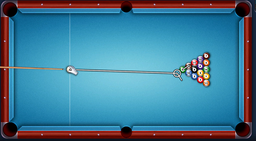
#> input picture test.png, 256 x 141 px, shrunk from 1600 x 880 before the run
$ python test.py
#> lines starting #> are read from the running program, lines starting #| are printed output that depends on the picture; after the words box and inside, x2 and y2 are one past the last pixel; in counts of white or black regions, pixels touching at a corner belong together
import cv2
import math
import numpy as np

def get_lines(lines_in):
    if cv2.__version__ < '3.0':
        return lines_in[0]
    return [l[0] for l in lines_in]


def process_lines(img):
    #img = mpimg.imread(image_src)
    gray = cv2.cvtColor(img,cv2.COLOR_BGR2GRAY)

    ret, thresh1 = cv2.threshold(gray,127,255,cv2.THRESH_BINARY)

    thresh1 = cv2.bitwise_not(thresh1)

    edges = cv2.Canny(thresh1, threshold1=50, threshold2=200, apertureSize = 3)

    lines = cv2.HoughLinesP(thresh1, rho=1, theta=np.pi/180, threshold=50,
                            minLineLength=50, maxLineGap=2)

    # l[0] - line; l[1] - angle
    for line in get_lines(lines):
        leftx, boty, rightx, topy = line
        cv2.line(img, (leftx, boty), (rightx,topy), (0,0,255), 6)

    # merge lines

    #------------------
    # prepare
    _lines = []
    for _line in get_lines(lines):
        _lines.append([(_line[0], _line[1]),(_line[2], _line[3])])

    # sort
    _lines_x = []
    _lines_y = []
    for line_i in _lines:
        orientation_i = math.atan2((line_i[0][1]-line_i[1][1]),(line_i[0][0]-line_i[1][0]))
        if (abs(math.degrees(orientation_i)) > 45) and abs(math.degrees(orientation_i)) < (90+45):
            _lines_y.append(line_i)
        else:
            _lines_x.append(line_i)

    _lines_x = sorted(_lines_x, key=lambda _line: _line[0][0])
    _lines_y = sorted(_lines_y, key=lambda _line: _line[0][1])

    merged_lines_x = merge_lines_pipeline_2(_lines_x)
    merged_lines_y = merge_lines_pipeline_2(_lines_y)

    merged_lines_all = []
    merged_lines_all.extend(merged_lines_x)
    merged_lines_all.extend(merged_lines_y)
    print("process groups lines", len(_lines), len(merged_lines_all))
    img_merged_lines = img
    for line in merged_lines_all:
        cv2.line(img_merged_lines, (line[0][0], line[0][1]), (line[1][0],line[1][1]), (0,0,255), 6)


    cv2.imwrite('lines_gray.jpg',gray)
    cv2.imwrite('lines_thresh.jpg',thresh1)
    cv2.imwrite('lines_edges.jpg',edges)
    cv2.imwrite('lines_lines.jpg',img)
    cv2.imwrite('merged_lines.jpg',img_merged_lines)

    return merged_lines_all

def merge_lines_pipeline_2(lines):
    super_lines_final = []
    super_lines = []
    min_distance_to_merge = 30
    min_angle_to_merge = 30

    for line in lines:
        create_new_group = True
        group_updated = False

        for group in super_lines:
            for line2 in group:
                if get_distance(line2, line) < min_distance_to_merge:
                    # check the angle between lines
                    orientation_i = math.atan2((line[0][1]-line[1][1]),(line[0][0]-line[1][0]))
                    orientation_j = math.atan2((line2[0][1]-line2[1][1]),(line2[0][0]-line2[1][0]))

                    if int(abs(abs(math.degrees(orientation_i)) - abs(math.degrees(orientation_j)))) < min_angle_to_merge:
                        #print("angles", orientation_i, orientation_j)
                        #print(int(abs(orientation_i - orientation_j)))
                        group.append(line)

                        create_new_group = False
                        group_updated = True
                        break

            if group_updated:
                break

        if (create_new_group):
            new_group = []
            new_group.append(line)

            for idx, line2 in enumerate(lines):
                # check the distance between lines
                if get_distance(line2, line) < min_distance_to_merge:
                    # check the angle between lines
                    orientation_i = math.atan2((line[0][1]-line[1][1]),(line[0][0]-line[1][0]))
                    orientation_j = math.atan2((line2[0][1]-line2[1][1]),(line2[0][0]-line2[1][0]))

                    if int(abs(abs(math.degrees(orientation_i)) - abs(math.degrees(orientation_j)))) < min_angle_to_merge:
                        #print("angles", orientation_i, orientation_j)
                        #print(int(abs(orientation_i - orientation_j)))

                        new_group.append(line2)

                        # remove line from lines list
                        #lines[idx] = False
            # append new group
            super_lines.append(new_group)


    for group in super_lines:
        super_lines_final.append(merge_lines_segments1(group))

    return super_lines_final

def merge_lines_segments1(lines, use_log=False):
    if(len(lines) == 1):
        return lines[0]

    line_i = lines[0]

    # orientation
    orientation_i = math.atan2((line_i[0][1]-line_i[1][1]),(line_i[0][0]-line_i[1][0]))

    points = []
    for line in lines:
        points.append(line[0])
        points.append(line[1])

    if (abs(math.degrees(orientation_i)) > 45) and abs(math.degrees(orientation_i)) < (90+45):

        #sort by y
        points = sorted(points, key=lambda point: point[1])

        if use_log:
            print("use y")
    else:

        #sort by x
        points = sorted(points, key=lambda point: point[0])

        if use_log:
            print("use x")

    return [points[0], points[len(points)-1]]

# https://docs.scipy.org/doc/scipy/reference/generated/scipy.spatial.distance.cdist.html
# https://stackoverflow.com/questions/32702075/what-would-be-the-fastest-way-to-find-the-maximum-of-all-possible-distances-betw
def lines_close(line1, line2):
    dist1 = math.hypot(line1[0][0] - line2[0][0], line1[0][0] - line2[0][1])
    dist2 = math.hypot(line1[0][2] - line2[0][0], line1[0][3] - line2[0][1])
    dist3 = math.hypot(line1[0][0] - line2[0][2], line1[0][0] - line2[0][3])
    dist4 = math.hypot(line1[0][2] - line2[0][2], line1[0][3] - line2[0][3])

    if (min(dist1,dist2,dist3,dist4) < 100):
        return True
    else:
        return False

def lineMagnitude (x1, y1, x2, y2):
    lineMagnitude = math.sqrt(math.pow((x2 - x1), 2)+ math.pow((y2 - y1), 2))
    return lineMagnitude

#Calc minimum distance from a point and a line segment (i.e. consecutive vertices in a polyline).
# https://nodedangles.wordpress.com/2010/05/16/measuring-distance-from-a-point-to-a-line-segment/
# http://paulbourke.net/geometry/pointlineplane/
def DistancePointLine(px, py, x1, y1, x2, y2):
    #http://local.wasp.uwa.edu.au/~pbourke/geometry/pointline/source.vba
    LineMag = lineMagnitude(x1, y1, x2, y2)

    if LineMag < 0.00000001:
        DistancePointLine = 9999
        return DistancePointLine

    u1 = (((px - x1) * (x2 - x1)) + ((py - y1) * (y2 - y1)))
    u = u1 / (LineMag * LineMag)

    if (u < 0.00001) or (u > 1):
        #// closest point does not fall within the line segment, take the shorter distance
        #// to an endpoint
        ix = lineMagnitude(px, py, x1, y1)
        iy = lineMagnitude(px, py, x2, y2)
        if ix > iy:
            DistancePointLine = iy
        else:
            DistancePointLine = ix
    else:
        # Intersecting point is on the line, use the formula
        ix = x1 + u * (x2 - x1)
        iy = y1 + u * (y2 - y1)
        DistancePointLine = lineMagnitude(px, py, ix, iy)

    return DistancePointLine

def get_distance(line1, line2):
    dist1 = DistancePointLine(line1[0][0], line1[0][1],
                              line2[0][0], line2[0][1], line2[1][0], line2[1][1])
    dist2 = DistancePointLine(line1[1][0], line1[1][1],
                              line2[0][0], line2[0][1], line2[1][0], line2[1][1])
    dist3 = DistancePointLine(line2[0][0], line2[0][1],
                              line1[0][0], line1[0][1], line1[1][0], line1[1][1])
    dist4 = DistancePointLine(line2[1][0], line2[1][1],
                              line1[0][0], line1[0][1], line1[1][0], line1[1][1])


    return min(dist1,dist2,dist3,dist4)


if __name__ == "__main__":
    img = cv2.imread('test.png', cv2.IMREAD_COLOR)
#> img is the input picture: shape (141, 256, 3); mean B, G, R 148.7, 122.7, 67.1
    process_lines(img)
#> in process_lines, `gray = cv2.cvtColor(img,cv2.COLOR_BGR2GRAY)`:
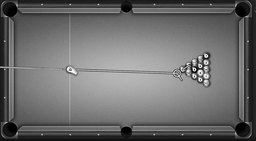
#> gray: shape (141, 256); min 0, max 255, mean 109.1
#> in process_lines, `ret, thresh1 = cv2.threshold(gray,127,255,cv2.THRESH_BINARY)`:
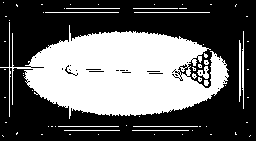
#> thresh1: shape (141, 256); 38.3% white; 65 white regions (51 under 20 px), largest, box (x1, y1, x2, y2) and area: (0, 22, 229, 119) 12815, (242, 31, 244, 109) 117, (239, 40, 241, 102) 115
#> in process_lines, `edges = cv2.Canny(thresh1, threshold1=50, threshold2=200, apertureSize..`:
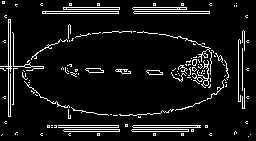
#> edges: shape (141, 256); 8% white in thin lines or dots
#> in process_lines, `lines = cv2.HoughLinesP(thresh1, rho=1, theta=np.pi/180, threshold=50,..`: lines = 92 rows, first 6: [0, 120, 255, 125], [0, 21, 255, 38], [0, 136, 255, 136], [82, 13, 255, 31], [0, 6, 255, 6], [0, 118, 255, 118]
#> the loop in process_lines, `for line in get_lines(lines):` made 92 passes
#> (leftx, boty, rightx, topy) on passes 1 to 12: (0, 120, 255, 125), (0, 21, 255, 38), (0, 136, 255, 136), (82, 13, 255, 31), (0, 6, 255, 6), (0, 118, 255, 118), (0, 127, 255, 127), (0, 10, 255, 37), (0, 133, 255, 133), (0, 134, 255, 134), (0, 115, 255, 115), (0, 8, 255, 35)
#> after the loop in process_lines, `for line in get_lines(lines):`:
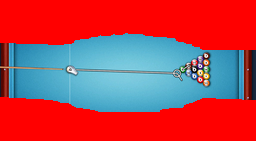
#> img: shape (141, 256, 3); mean B, G, R 81, 69.8, 179.7
#> the loop in process_lines, `for _line in get_lines(lines):` made 92 passes
#> the loop in process_lines, `for line_i in _lines:` made 92 passes
#> (line_i, orientation_i) on passes 1 to 12: ([(0, 120), (255, 125)], -3.12), ([(0, 21), (255, 38)], -3.08), ([(0, 136), (255, 136)], 3.14), ([(82, 13), (255, 31)], -3.04), ([(0, 6), (255, 6)], 3.14), ([(0, 118), (255, 118)], 3.14), ([(0, 127), (255, 127)], 3.14), ([(0, 10), (255, 37)], -3.04), ([(0, 133), (255, 133)], 3.14), ([(0, 134), (255, 134)], 3.14), ([(0, 115), (255, 115)], 3.14), ([(0, 8), (255, 35)], -3.04)
#> orientation_i on passes 61 to 66: 3.14, -3.12, -3.11, -3.08, -3.11, -3.08
#> the loop in merge_lines_pipeline_2, `for line in lines:` made 92 passes
#> line on pass 1: [(0, 120), (255, 125)]
#> the loop in merge_lines_pipeline_2, `for group in super_lines:` made 2 passes
#| process groups lines 92 2
#> the loop in process_lines, `for line in merged_lines_all:` made 2 passes
#> line on passes 1 to 2: [(0, 120), (255, 103)], [(0, 21), (255, 46)]
#> after the loop in process_lines, `for line in merged_lines_all:`:
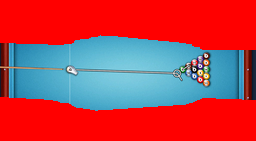
#> img_merged_lines: shape (141, 256, 3); 1.44% of pixels changed, all inside (x1, y1, x2, y2) = (98, 33, 184, 112)
